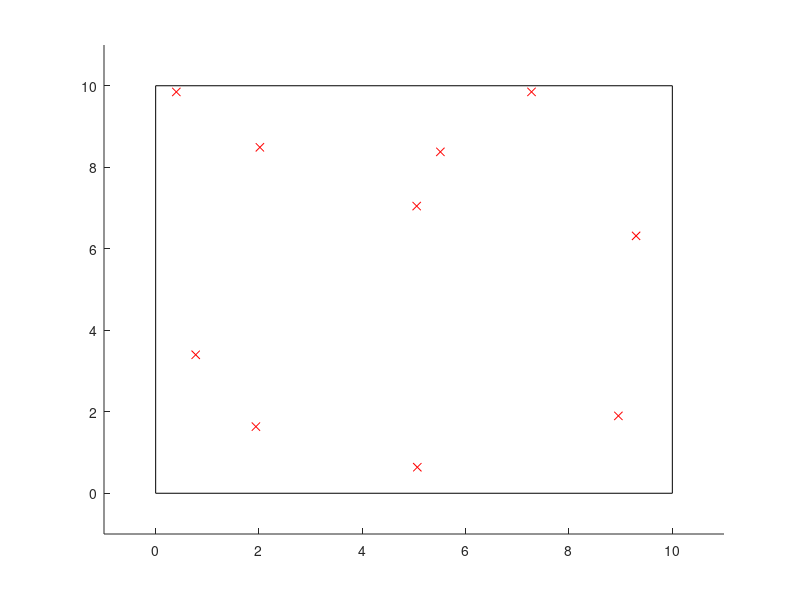

This chart was generated by the following MATLAB code: (Note: this script raises an error after producing the figure.)
%% Exercise3
close all; clear; clc

n=10; % number of points
m = n*(n-1);
% P=zeros(n,2); % inicialize point's coordinates
D=zeros(n,n); % inicialize distance matrix
P=rand(n,2)*10; % generate n random points
rectangle('Position',[0 0 10 10])
axis([-1 11 -1 11])
hold on
plot(P(:,1),P(:,2),'rx') % draw the points as red crosses
for i=1:(n-1) % calculate distance matrix
    for j=(i+1):n
        D(i,j)=norm(P(i,:)-P(j,:));
        D(j,i)=D(i,j);
    end
end

%% Calculates the vector f
%
% f= # of cities, D(i,j)=distance from city i to city j
% f must be a vector of 2·n·(n-1) coeficients associated to the variables
% x(1), x(2),...,x(n·(n-1)), y(1), y(2),...,y(n·(n-1))
% writes the distance matrix D in a one dimensional vector
f=reshape(D,1,n*n);
% deletes variables related with edges ii (size(f)=n*(n-1))
f=f(f~=0);
% add to the previous vector n·(n-1) coeficients associated to the y variables
f=[f,zeros(1,n*(n-1))];

%% A matrix

o = ones(1,n-1);
z = zeros(1,n-1);
e = eye(n);

A1 = [];
for i=1:n
    r = [];
    for j=1:n
        if i==j
            r = [r,o];
        else
            r = [r,z];
        end
    end
    A1(i,:) = r;
end

A2 = [];
for i=1:n
    A2 = [A2,z];
    for j=1:n
        if i==n
            break
        end
        A2 = [A2,e(i,1:n-1)];
    end
end
A2 = reshape(A2',[],n)';

A1;
A2;
A3=A1-A2;
A4=-(n-1)*eye(m);

O = zeros(n,m);

Aeq = [A1  O;
       A2  O;
        O A3];
beq = [ones(2*n,1);n-1;-ones(n-1,1)];

A = [A4, eye(m)];
b = zeros(m,1);
lb=zeros(2*m,1);
ub=[ones(m,1);100*ones(m,1)];
[x,fval]=intlinprog(f,1:(2*m),A,b,Aeq,beq,lb,ub);

dist = x.*f';
m1 = reshape(dist(1:m),[],n-1);         % Matrix with n-1 columns
m2 = [zeros(1,n-1); m1];                % Adding diagonal zeros
M = reshape([reshape(m2,[],1);0],[],n);  % Reshaping final matrix

%% Plotting traveling lines

l = [];
for i=1:n
    l(i) = find(M(i,:));
end
for i=1:n
%     line([P(i,1),P(l(i),1)],[P(i,2),P(l(i),2)])
    p1 = [P(i,1) P(i,2)];            % First Point
    p2 = [P(l(i),1) P(l(i),2)];      % Second Point
    dp = p2-p1;                      % Difference
    quiver(p1(1),p1(2),dp(1),dp(2), ...
        'AutoScale','on', ...
        'AutoScaleFactor',1, ...
        'MaxHeadSize',0.3, ...
        'Color','b')
end

